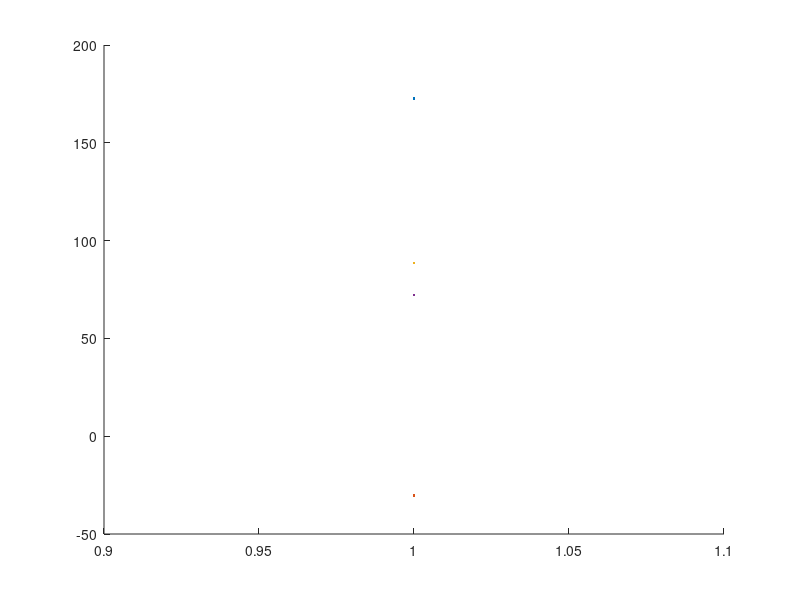

The MATLAB source for this figure:
clc
clear all
fr=3;%rear_frequency
ff=2.5;%front_frequencygf
kt=110;%tire_rate
W=303;%weight_of_car_with_driver
Wr=0.53*W;%rear_weight
Wf=0.47*W;%front_weight
Mr=1;%motion_ratio
rchf=0.025;rchr=0.035;tf=1.25;tr=1.1;
Ay=1.6;rg=0.75;H=0.25;L=1.6;
krf=((2*pi*ff)^2)*Wf/9.81;%front_ride_rate
krr=((2*pi*fr)^2)*Wr/9.81;%rear_ride_rate
kwf=(krf*kt)/(-kt+krf);%front_wheel_rate
kwr=(krr*kt)/(-kt+krr);%rear_wheel_rate
ksf=kwf*Mr%front_spring_rate
ksr=kwr*Mr%rear_spring_rate
fo=Wf/2;fi=Wf/2;ro=Wr/2;ri=Wr/2;
Kdes=(W*H)/rg;
b=(Wf*L)/W;a=(Wr*L)/W;
for perc_roll_f=0:0.01:1
    perc_roll_f
    KF=Kdes*perc_roll_f;
    KR=Kdes*(1-perc_roll_f);
    WTf=Ay*(W/tf)*(((H*KF)/(KF+KR))+(b/L)*rchf);
    WTr=Ay*(W/tr)*(((H*KR)/(KF+KR))+(a/L)*rchr);
    Ffo=fo+WTf;
    Ffi=fi-WTf;
    Fro=ro+WTr;
    Fri=ri-WTr;
end
hold on
plot(perc_roll_f,Ffo)
plot(perc_roll_f,Ffi)
plot(perc_roll_f,Fro)
plot(perc_roll_f,Fri)
hold off